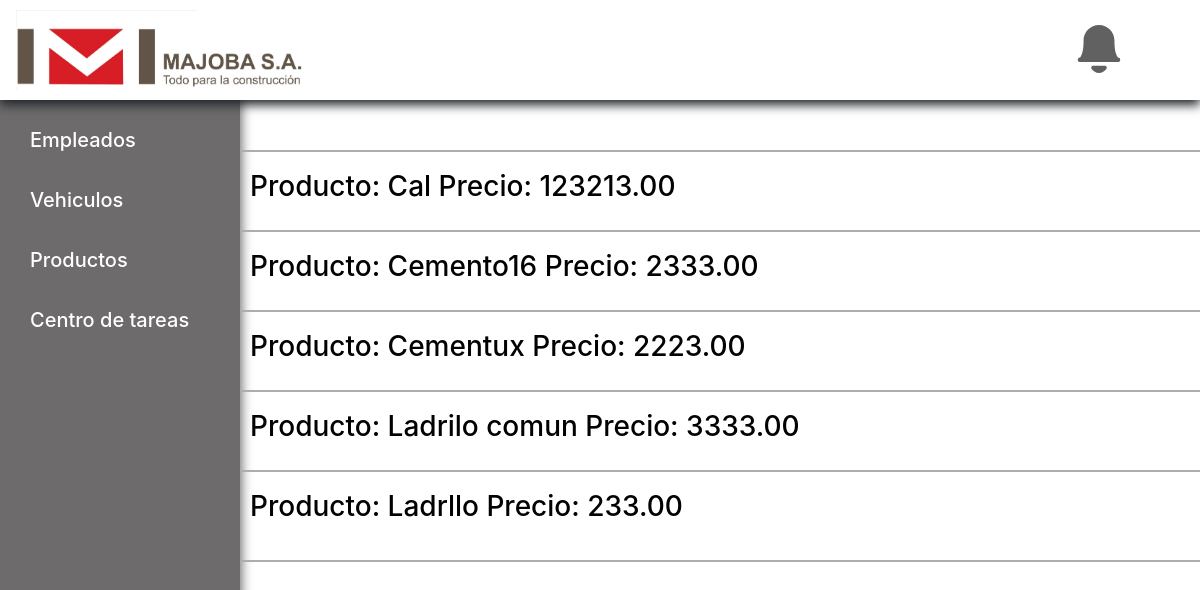
Page /list/Producto/ (signed in) on the committed database.
### MajobaWebApp/models.py (models this page shows, shortened)
class Product(models.Model):
    type = models.IntegerField(default=3)
    name = models.CharField(max_length=100, verbose_name='Nombre')
    price = models.DecimalField(max_digits=20, decimal_places=2, verbose_name='Precio')
    stock = models.IntegerField(default=0, verbose_name='Stock')
    category = models.ForeignKey(Category, on_delete=models.CASCADE, verbose_name='Categoria')
    img = models.ImageField(upload_to='media/productos/',null=True, default='media/cal.jfif', verbose_name='Imagen')
    created = models.DateTimeField(auto_now_add=True)
    updated = models.DateTimeField(auto_now=True)
    class Meta:
        verbose_name = 'Producto'
        verbose_name_plural = 'Productos'

### MajobaWebApp/views.py (the view)
# urls.py: path('list/<str:id>/', views.list_view, name = 'list'),
@login_required
def list_view(request, id):
    if id == 'Empleado':
        lista =  Employee.objects.all().order_by('name')
    elif id == 'Vehiculo':
        lista = Machine.objects.all().order_by('name')
    elif id == 'Producto':
        lista = Product.objects.all().order_by('name')
    elif id == 'Tarea':
        lista = Task.objects.all().order_by('created')
    return render(request, 'list_template.html', {'list':lista , 'id':id})

### MajobaWebApp/context_processors.py (called while the page is built)
def base_context(request):
    if request.user.is_authenticated:
        notifi = Notification.objects.filter(receive__id__icontains= request.user.id).order_by('-created')
        count = (notifi.filter(is_check=False)).count()
        pending_task_count = Task.objects.filter(state__icontains= 'Pendiente').count()
        return {'notifications':notifi, 'count':count, 'pending':pending_task_count}
    else:
        count = 0
        return { 'count':count}

### MajobaWebApp/templates/list_template.html (shortened to what this page needs)
{% extends 'base_template.html' %}
{% load static %}
{% block content %}
<div class="lista-contenida">
    <div class="obj-list-container">
        {% for Object in list %}
        <div class="obj-list-item">
            {% if id == 'Producto' %}
            <a href="{% url 'modelView' type=Object.type id=Object.pk%}">
            <h3>Producto: {{ Object.name }} Precio: {{Object.price}}</h3>
            </a>
            {% endif %}
        </div>
        {% empty %}
            <p>No hay disponibles</p>
        {% endfor %}
        </div>
    </div>
</div>
{% endblock %}

### static/MajobaWebApp/css/style.css (style rules this page uses)
body { align-items: center; justify-content: center; background-color: white; height: 100%!important; min-height: 100vh; }
html, body { height: 100%; margin: 0; padding: 0; }
a { color:#030202; text-decoration: none!important; }
.lista-contenida { height: 100%; max-height: none!important; }
.obj-list-container { margin-top: 150px; margin-bottom: 0; border-bottom: 2px solid rgb(173, 173, 173) ; padding-bottom: 10px; display: flex; flex-direction: column; }
.obj-list-item { margin-bottom: 0; border-top: 2px solid rgb(173, 173, 173) ; height: 80px; padding: 10px; display: flex; align-items: center; }

### rows in the picture
Product: name "Cal", price "123213.00"
Product: name "Cemento16", price "2333.00"
Product: name "Cementux", price "2223.00"
Product: name "Ladrilo comun", price "3333.00"
Product: name "Ladrllo", price "233.00"
